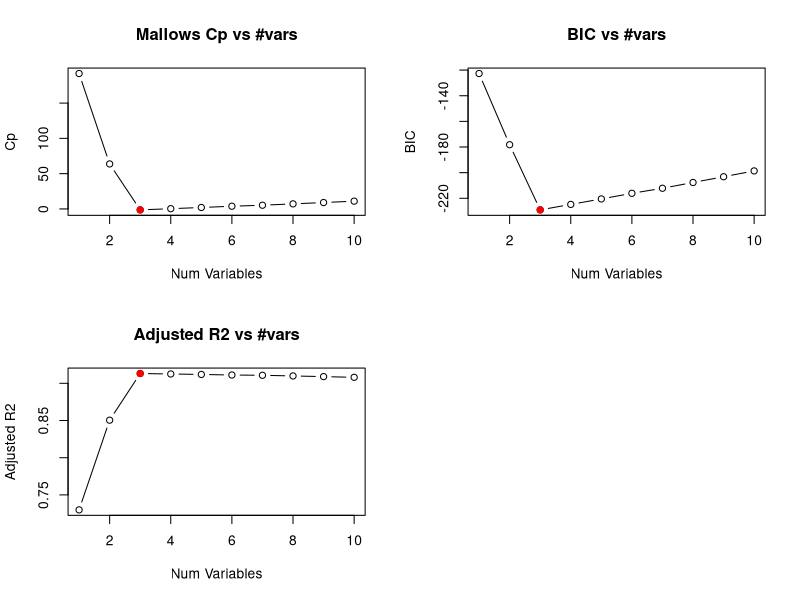
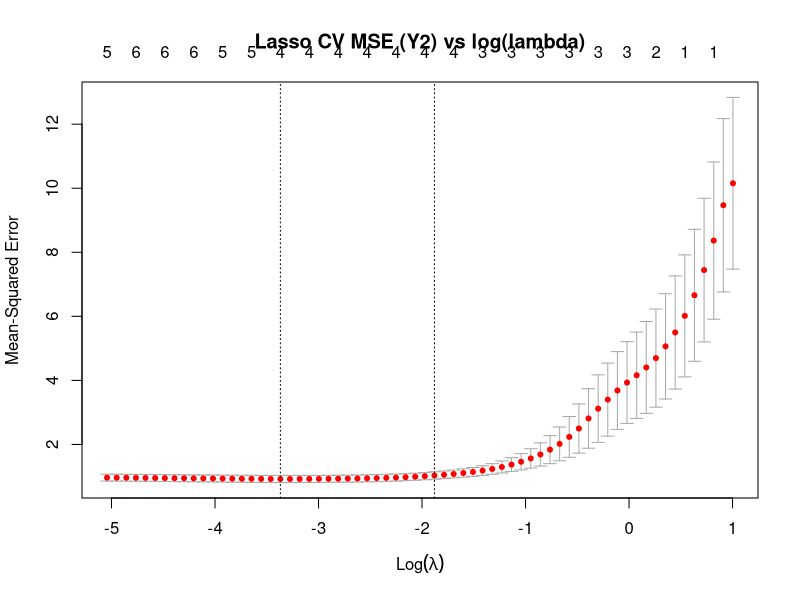

Here is the R script that generated these plots, in order:
# 设随机种子并生成数据
set.seed(1)
n <- 100
X <- rnorm(n)                     # 预测变量 X
eps <- rnorm(n)                   # 噪声 ε

# (b) 按多项式模型生成响应 Y = β0 + β1 X + β2 X^2 + β3 X^3 + ε
beta0 <- 1; beta1 <- 2; beta2 <- -1; beta3 <- 0.5
Y <- beta0 + beta1*X + beta2*X^2 + beta3*X^3 + eps
dat <- data.frame(Y, X)
for (k in 2:10) dat[[paste0("X", k)]] <- X^k  # 构造 X^2,...,X^10

# (c) 最优子集选择
library(leaps)
regfit <- regsubsets(Y ~ ., data = dat, nvmax = 10)
s <- summary(regfit)
cp.sel <- which.min(s$cp)
bic.sel <- which.min(s$bic)
adjr.sel <- which.max(s$adjr2)
print(paste("cp.sel =", cp.sel))
print(paste("bic.sel =", bic.sel))
print(paste("adjr.sel =", adjr.sel))
print("coefficients (bic.sel):")
print(coef(regfit, bic.sel))

# 绘制 Cp / BIC / Adjusted R^2 随模型大小变化
par(mfrow = c(2,2))
plot(s$cp, xlab = "Num Variables", ylab = "Cp", type = "b",
	main = "Mallows Cp vs #vars")
points(cp.sel, s$cp[cp.sel], col = "red", pch = 19)

plot(s$bic, xlab = "Num Variables", ylab = "BIC", type = "b",
	main = "BIC vs #vars")
points(bic.sel, s$bic[bic.sel], col = "red", pch = 19)

plot(s$adjr2, xlab = "Num Variables", ylab = "Adjusted R2", type = "b",
	main = "Adjusted R2 vs #vars")
points(adjr.sel, s$adjr2[adjr.sel], col = "red", pch = 19)

par(mfrow = c(1,1))

# (d) 前向和后向逐步选择
reg.fwd <- regsubsets(Y ~ ., data = dat, nvmax = 10, method = "forward")
reg.bwd <- regsubsets(Y ~ ., data = dat, nvmax = 10, method = "backward")
sf <- summary(reg.fwd); sb <- summary(reg.bwd)
print(paste("forward bic select =", which.min(sf$bic)))
print(paste("backward bic select =", which.min(sb$bic)))

# (e) Lasso 与交叉验证
library(glmnet)
xmat <- model.matrix(Y ~ ., data = dat)
cv.lasso <- cv.glmnet(xmat, dat$Y, alpha = 1)
print(paste("lambda.min =", cv.lasso$lambda.min))
plot(cv.lasso)
print("Lasso coefficients at lambda.min:")
print(coef(cv.lasso, s = cv.lasso$lambda.min))

# (f) 使用 Y = beta0 + beta7 * X^7 + eps 检验方法
beta7 <- 3
Y2 <- beta0 + beta7 * X^7 + eps
dat2 <- dat; dat2$Y <- Y2

reg2 <- regsubsets(Y ~ ., data = dat2, nvmax = 10)
s2 <- summary(reg2)
print(paste("bic select for Y2 =", which.min(s2$bic)))
print("coefficients (bic) for Y2:")
print(coef(reg2, which.min(s2$bic)))

cv.lasso2 <- cv.glmnet(model.matrix(Y ~ . -1, data = dat2), dat2$Y, alpha = 1)
print(paste("lasso lambda.min for Y2 =", cv.lasso2$lambda.min))
title(main = "Lasso CV MSE (Y2) vs log(lambda)")
print("Lasso coefficients for Y2 at lambda.min:")
print(coef(cv.lasso2, s = cv.lasso2$lambda.min))
